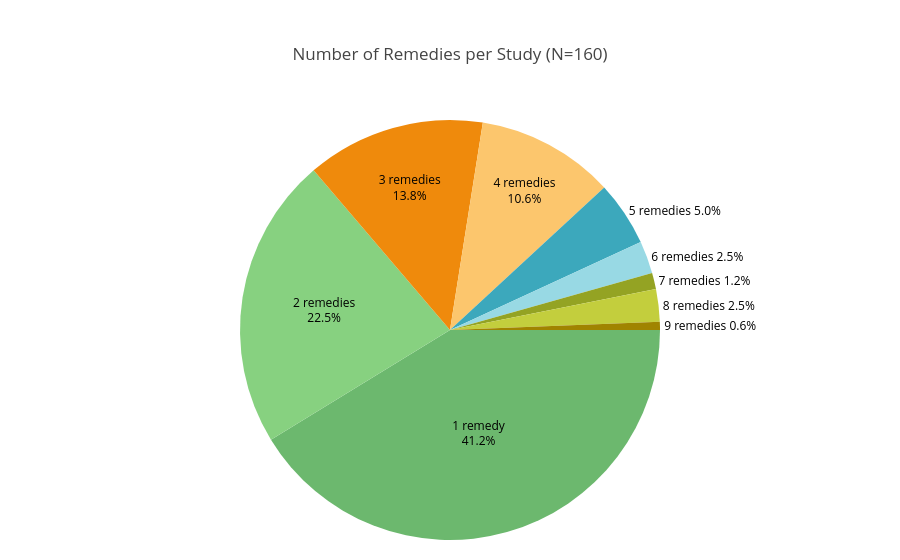

Notebook code cell kept with this figure:
### Markdown cell above
### Remedies per Study Distribution

### Code cell
# - This cell analyzes how many distinct remedies are listed per study in the column 'Remedy/remedies '.
# - Each row is a study; entries may contain multiple remedies separated by commas.
# - We count remedies per study (0, 1, 2, ...) and visualize the distribution as a pie chart.
# - Labels are shown inside for larger slices and outside (with leader lines) for smaller slices for readability.
# - The chart title includes the total number of studies (N) considered.

def _count_remedies_per_study(cell: str) -> int:
    """
    Count the number of comma-separated remedies in a cell.
    Empty, NaN, or 'N/A' are treated as 0 remedies.
    """
    if pd.isna(cell) or str(cell).strip() in ['', 'N/A']:
        return 0
    parts = [p.strip() for p in str(cell).split(',') if p.strip()]
    return len(parts)


# 1) Compute number of remedies per study and their frequency distribution
remedies_per_study_counts = df['Remedy/remedies '].apply(_count_remedies_per_study)
remedies_per_study_freq = remedies_per_study_counts.value_counts().sort_index()

# 2) Prepare labels and values (grammatically correct singular/plural)
labels_remedies_per_study = [
    f'{count} remedies' if count != 1 else '1 remedy'
    for count in remedies_per_study_freq.index
]
values_remedies_per_study = remedies_per_study_freq.values.tolist()

# 3) Compute percentages and decide label position:
#    - outside for small slices (<9%), inside otherwise
total_remedies_per_study = sum(values_remedies_per_study)  # equals number of studies (N)
percentages_remedies_per_study = [
    (v / total_remedies_per_study) * 100 if total_remedies_per_study else 0
    for v in values_remedies_per_study
]
percentages_cutoff = 9
text_positions_remedies_per_study = [
    'outside' if p < percentages_cutoff else 'inside' for p in percentages_remedies_per_study
]
custom_text_remedies_per_study = [
    f"{label}<br>{percent:.1f}%" if position == 'inside'
    else f"{label} {percent:.1f}%"
    for label, percent, position in zip(labels_remedies_per_study, percentages_remedies_per_study, text_positions_remedies_per_study)
]

# 4) Build the pie chart
remedies_per_study_pie = go.Figure(
    data=[
        go.Pie(
            labels=labels_remedies_per_study,
            values=values_remedies_per_study,
            text=custom_text_remedies_per_study,
            textinfo='text',
            textposition=text_positions_remedies_per_study,
            insidetextorientation='horizontal',
            sort=False,
            direction='clockwise',
            rotation=90,
        )
    ]
)

remedies_per_study_pie.update_traces(
    textfont=dict(size=12, color='black'),
    insidetextfont=dict(color='black'),
)
 

# 5) Style and title (include N)
remedies_per_study_pie.update_layout(
    title=f'Number of Remedies per Study (N={total_remedies_per_study})',
    showlegend=False,
    margin=dict(t=120, b=20, l=20, r=20)
)

# 6) Display and export
remedies_per_study_pie.show()
remedies_per_study_pie.write_image('remedies_per_study_pie.png', width=800, height=600, scale=2)

### Figure 1 — Plotly figure (JSON) as saved in the notebook; plotly's stock layout.template omitted (floating-point values rounded to 4 significant figures)
{"data": [{"direction": "clockwise", "insidetextorientation": "horizontal", "labels": ["1 remedy", "2 remedies", "3 remedies", "4 remedies", "5 remedies", "6 remedies", "7 remedies", "8 remedies", "9 remedies"], "rotation": 90, "sort": false, "text": ["1 remedy<br>41.2%", "2 remedies<br>22.5%", "3 remedies<br>13.8%", "4 remedies<br>10.6%", "5 remedies 5.0%", "6 remedies 2.5%", "7 remedies 1.2%", "8 remedies 2.5%", "9 remedies 0.6%"], "textinfo": "text", "textposition": ["inside", "inside", "inside", "inside", "outside", "outside", "outside", "outside", "outside"], "values": [66, 36, 22, 17, 8, 4, 2, 4, 1], "type": "pie", "textfont": {"color": "black", "size": 12}, "insidetextfont": {"color": "black"}}], "layout": {"margin": {"t": 120, "b": 20, "l": 20, "r": 20}, "title": {"text": "Number of Remedies per Study (N=160)"}, "showlegend": false}}
